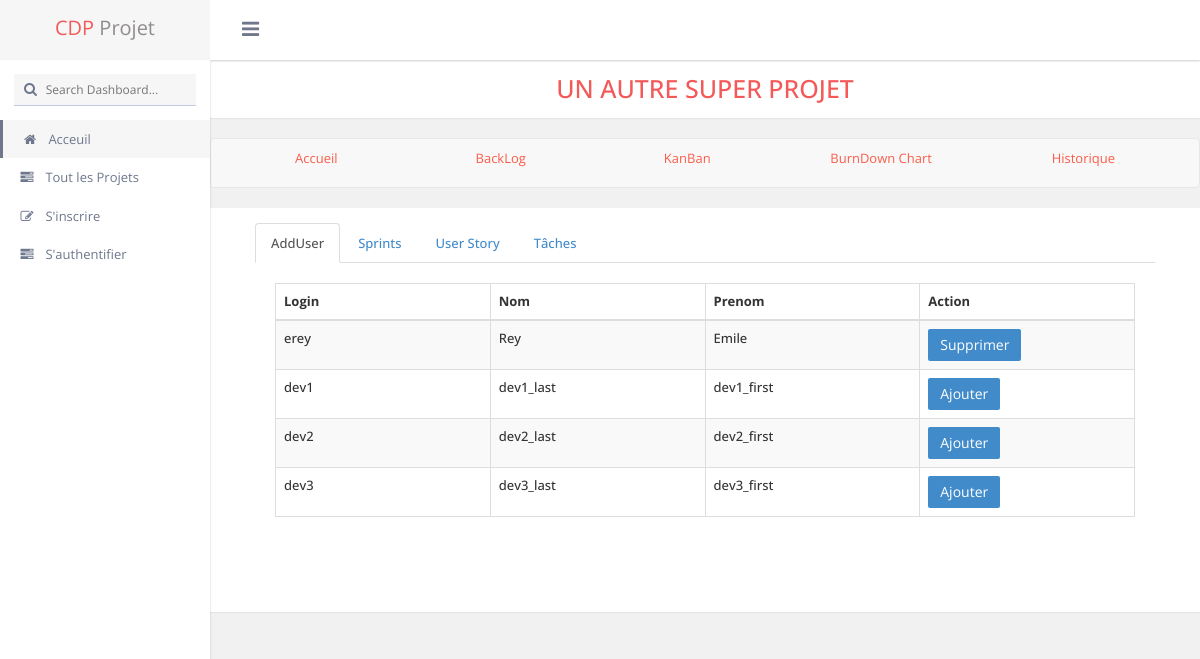
Page /Web/CDP/settings.php?id=2 on the committed database.
### tables this page shows
CREATE TABLE Project (
	id INT UNSIGNED NOT NULL AUTO_INCREMENT,
	name VARCHAR(50) NOT NULL,
	description TEXT NOT NULL,
	language VARCHAR(20) NOT NULL,
	owner INT UNSIGNED NOT NULL,
	PRIMARY KEY (id),
	FOREIGN KEY (owner) REFERENCES User(id));

CREATE TABLE User (
	id INT UNSIGNED NOT NULL AUTO_INCREMENT,
	first_name VARCHAR(50) NOT NULL,
	last_name VARCHAR(50) NOT NULL,
	login VARCHAR(50) NOT NULL,
	email VARCHAR(50) NOT NULL,
	password TEXT NOT NULL,
	PRIMARY KEY (id),
	UNIQUE(login),
	UNIQUE(email) );

### Web/CDP/database.php (called while the page is built, shortened)
<?php
function get_project($mysql, $id_project){
	$rqt = "SELECT * FROM Project WHERE id=? ;";
	$stmt = $mysql->prepare($rqt);
	$stmt->bind_param("i", $id_project);
	$stmt->execute();
	$result = $stmt->get_result();
	return $result;
}
function get_developers($mysql, $id_project){
	$rqt = "SELECT User.id, first_name,last_name,login,email
				FROM Project
				JOIN User ON Project.owner=User.id
				WHERE Project.id = ?
				UNION
				SELECT User.id,first_name,last_name,login,email
				FROM User
				JOIN WorkOn ON WorkOn.id_user=User.id
				WHERE WorkOn.id_project = ? ;";
	$stmt = $mysql->prepare($rqt);
	$stmt->bind_param("ii", $id_project, $id_project);
	$stmt->execute();
	$result = $stmt->get_result();
	return $result;
}
function get_potential_user_for_project ($mysql, $id_project){
	$rqt = "SELECT id, first_name, last_name, login
				FROM User
				WHERE id NOT IN (SELECT id_user FROM WorkOn WHERE id_project=?) AND
					id NOT IN (SELECT owner FROM Project WHERE id = ?);";
	$stmt = $mysql->prepare($rqt);
	$stmt->bind_param("ii", $id_project, $id_project);
	$stmt->execute();
	$result = $stmt->get_result();
	return $result;
}
?>

### Web/CDP/settings.php (the view, shortened to what this page needs)
<?php
include("database.php");
if( !$_GET["id"] ) {
  echo '<META HTTP-EQUIV="Refresh" Content="0; URL=404.php">';
  exit();
}
else{
  $mysql = connect();
  $project = get_project($mysql,$_GET["id"]);
  if ($project->num_rows == 0 ){
   echo '<META HTTP-EQUIV="Refresh" Content="0; URL=404.php">';
   exit();
 }
 else{
   $project = $project->fetch_array(MYSQLI_ASSOC);
 }
}
?>
<!DOCTYPE html PUBLIC "-//W3C//DTD XHTML 1.0 Transitional//EN" "http://www.w3.org/TR/xhtml1/DTD/xhtml1-transitional.dtd">
<html xmlns="http://www.w3.org/1999/xhtml">
<head>
    <link href="css/font-awesome.css" rel="stylesheet" type="text/css" />
    <link href="css/bootstrap.min.css" rel="stylesheet" type="text/css" />
    <link href="css/animate.css" rel="stylesheet" type="text/css" />
    <link href="css/admin.css" rel="stylesheet" type="text/css" />
    <link rel="stylesheet" type="text/css" href="https://cdn.datatables.net/r/bs-3.3.5/jq-2.1.4,dt-1.10.8/datatables.min.css"/>
  </head>
  <body class="light_theme  fixed_header left_nav_fixed">
    <div class="wrapper">
      <div class="header_bar">
        <div class="brand">
          <div class="logo" style="display:block"><span class="theme_color">CDP</span> Projet</div>
        </div>
        <div class="header_top_bar">
          <a href="javascript:void(0);" class="menutoggle"> <i class="fa fa-bars"></i> </a>
        </div>
      </div>
      <div class="inner">
        <div class="left_nav">
          <div class="search_bar"> <i class="fa fa-search"></i>
            <input name="" type="text" class="search" placeholder="Search Dashboard..." />
          </div>
          <div class="left_nav_slidebar">
            <ul>
                <?php
              if (isset($_SESSION['pseudo']) && isset($_SESSION['password'])) {
                printf("<li> <a href=\"myprofil.php?id=%d\"> <i class=\"fa fa-home\"></i> Mon Profil </a></li>",$_SESSION['id']);
                printf("<li> <a href=\"createProject.php\"> <i class=\"fa fa-edit\"></i> Créer un projet </a></li>");
                printf("<li class=\"left_nav_active theme_border\"> <a href='projects.php'> <i class='fa fa-tasks'></i> Tout les Projets </a></li>");
                printf("<li> <a href=\"logout.php\"> <i class=\"fa fa-power-off\"></i> Se déconnecter </a></li>");
              }
              else{
			    printf("<li class=\"left_nav_active theme_border\"> <a href='index.php'> <i class='fa fa-home'></i> Acceuil </a></li>");
                printf("<li > <a href='projects.php'> <i class='fa fa-tasks'></i> Tout les Projets </a></li>");
                printf("<li> <a href=\"inscription.php\"> <i class=\"fa fa-edit\"></i> S'inscrire </a></li>");
                printf("<li> <a href=\"login.php\"> <i class=\"fa fa-tasks\"></i> S'authentifier </a></li>");
              }
              ?>
            </ul>
          </div>
        </div>
        <div class="contentpanel">
          <div class="row center">
            <div class="col-lg-12 ">
             <section class="panel default blue_title h2">
               <?php
               printf("<div class=\"panel-heading border\">%s</div>",$project["name"]);
               ?>
             </section>
           </div>
         </div>
         <nav class="navbar navbar-default" role="navigation">
          <div class="collapse navbar-collapse">
            <ul class="nav nav-pills nav-justified">
              <?php
              printf("<li><a href=\"project.php?id=%d\">Accueil</a></li>",$project["id"]);
              printf("<li><a href=\"backLog.php?id=%d\">BackLog</a></li>",$project["id"]);
              printf("<li><a href=\"kanBan.php?id=%d\">KanBan</a></li>",$project["id"]);
              printf("<li><a href=\"burnDownChart.php?id=%d\">BurnDown Chart</a></li>",$project["id"]);
              printf("<li><a href=\"history.php?id=%d\">Historique</a></li>",$project["id"]);
              ?>
            </ul>
          </div>
        </nav>
        <div class="row">
         <div class="col-md-12">
           <section class="panel default blue_title h2">
             <div class="panel-body">
               <div class="container">
                   <div class="container clear_both padding_fix">
					<ul class="nav nav-tabs" id="myTab">
					  <li class="active"><a data-toggle="tab" href="#user">AddUser</a></li>
					  <li class=""><a data-toggle="tab" href="#sprints">Sprints</a></li>
					  <li class=""><a data-toggle="tab" href="#us">User Story</a></li>
					   <li class=""><a data-toggle="tab" href="#tache">Tâches</a></li>
					</ul>
					<div class="tab-content" id="myTabContent">
						<div id="user" class="tab-pane fade active in">
							<div class="form-group">
							  <form action="#" method="post" enctype="multipart/form-data">
							      <table class="table table-striped table-bordered" id="projects">
								  <thead>
									<tr>
									  <th class="col-md-2">Login</th>
									  <th class="col-md-2">Nom</th>
									  <th class="col-md-2">Prenom</th>
									  <th class="col-md-2"> Action</th>
									  </tr>
								  </thead>
								  <tbody>
									<?php
								  $mysql = connect();
								  $id_project= $project["id"];
								  $user = get_developers($mysql, $id_project);
								  while ($row = $user->fetch_array(MYSQLI_ASSOC)){
									printf("<tr>");
									$id_user = $row["id"];
									printf("<td data-title=\"Login\">%s</td>",$row["login"]);
									printf("<td data-title=\"Nom\">%s</td>",$row["last_name"]);
									printf("<td data-title=\"Prenom\">%s</td>",$row["first_name"]);
									printf("<td data-title=\"Action\">");
									echo "<button type='submit' class='btn btn-primary' name ='delete' value ='".$id_user."' >Supprimer</button>";
									printf("</td>");
									printf("</tr>");
									}
									$potential = get_potential_user_for_project($mysql,$id_project);
									 while ($res = $potential->fetch_array(MYSQLI_ASSOC)){
										printf("<tr>");
										$id_puser = $res["id"];
										printf("<td data-title=\"Login\">%s</td>",$res["login"]);
										printf("<td data-title=\"Nom\">%s</td>",$res["last_name"]);
										printf("<td data-title=\"Prenom\">%s</td>",$res["first_name"]);
										printf("<td data-title=\"Action\">");
										echo "<button type='submit' class='btn btn-primary' name ='submit' value ='".$id_puser."'>Ajouter</button>";
										printf("</td>");
										printf("</tr>");
									}
								?>
							   </tbody>
							  </table>
							  </form>
							</div>
						</div>
					</div>
				</div>
			</div>
			</div>
			</section>
</div>
</div>
</body>
</html>

### Web/CDP/settings.php (style rules this page uses)
.navbar-collapse a { color: #FB5C4A }

### rows in the picture
project: name "UN AUTRE SUPER PROJET"
user: login "dev1", last_name "dev1_last", first_name "dev1_first", $id_puser 2 (drawn)
user: login "dev2", last_name "dev2_last", first_name "dev2_first", $id_puser 3 (drawn)
user: login "dev3", last_name "dev3_last", first_name "dev3_first", $id_puser 4 (drawn)

### other values in the picture
$row["login"] "erey"
$row["last_name"] "Rey"
$row["first_name"] "Emile"
